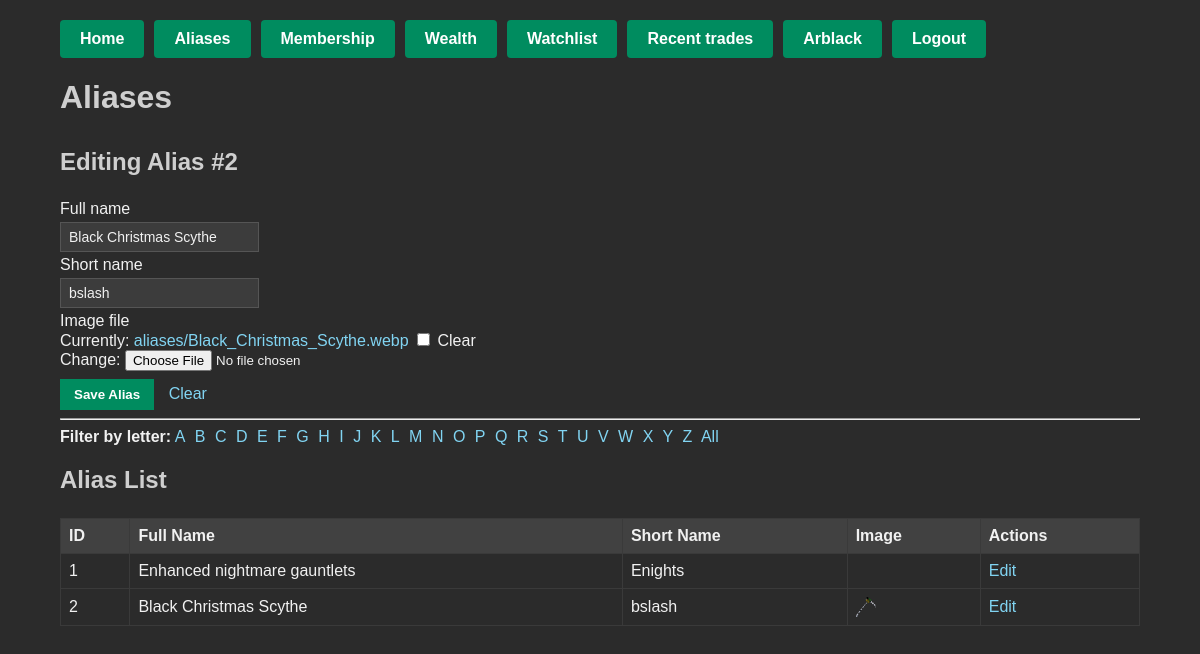
The app's page /alias/?edit_id=2 (signed in) with its own data.
### trades/models.py (models this page shows, shortened)
class Alias(models.Model):
    full_name = models.CharField(max_length=200, unique=False)
    short_name = models.CharField(max_length=100, blank=True)
    image_path = models.CharField(max_length=300, blank=True)
    image_file = models.ImageField(upload_to='aliases/', blank=True, null=True)

### trades/views.py (the view)
# urls.py: path('alias/', views.alias_list, name='alias_list'),
def alias_list(request):
    if not request.user.is_authenticated:
        return redirect('trades:login_view')
    edit_alias = None
    if 'edit_id' in request.GET:
        edit_id = request.GET['edit_id']
        edit_alias = get_object_or_404(Alias, id=edit_id)
    if request.method == 'POST':
        alias_id = request.POST.get('alias_id', '')
        if alias_id:
            alias_obj = get_object_or_404(Alias, id=alias_id)
            form = AliasForm(request.POST, request.FILES, instance=alias_obj)
        else:
            form = AliasForm(request.POST, request.FILES)
        if form.is_valid():
            form.save()
            messages.success(request, "Alias saved!")
            return redirect('trades:alias_list')
        else:
            messages.error(request, "Error saving alias.")
    else:
        if edit_alias:
            form = AliasForm(instance=edit_alias)
        else:
            form = AliasForm()
    letter = request.GET.get('letter', '')
    if letter:
        aliases = Alias.objects.filter(short_name__istartswith=letter).order_by('short_name')
    else:
        aliases = Alias.objects.all().order_by('short_name')
    letters = [chr(i) for i in range(ord('A'), ord('Z') + 1)]
    return render(request, 'trades/alias_list.html', {
        'form': form,
        'aliases': aliases,
        'edit_alias': edit_alias,
        'letters': letters,
    })

### trades/forms.py
class AliasForm(forms.ModelForm):
    class Meta:
        model = Alias
        fields = ['full_name', 'short_name', 'image_file']

### trades/templates/trades/alias_list.html (shortened to what this page needs)
{% load static %}
<!DOCTYPE html>
<html>
<head>
    <link rel="stylesheet" href="{% static 'trades/css/dark_theme.css' %}">
</head>
<body>
<div class="container">
    <div class="top-nav">
        <ul class="nav-buttons">
            <li><a href="{% url 'trades:index' %}">Home</a></li>
            <li><a href="{% url 'trades:alias_list' %}">Aliases</a></li>
            <li><a href="{% url 'trades:membership_list' %}">Membership</a></li>
            <li><a href="{% url 'trades:wealth_list' %}">Wealth</a></li>
            <li><a href="{% url 'trades:watchlist_list' %}">Watchlist</a></li>
            <li><a href="{% url 'trades:recent_trades' %}">Recent trades</a></li>
            {% if user.is_authenticated %}
                <li><a href="{% url 'trades:account_page' %}">{{ user.username }}</a></li>
                <li><a href="{% url 'trades:logout_view' %}">Logout</a></li>
            {% else %}
                <li><a href="{% url 'trades:login_view' %}">Account</a></li>
            {% endif %}
        </ul>
    </div>
    <h1>Aliases</h1>
    <form method="post" enctype="multipart/form-data">
        {% if edit_alias %}
            <h2>Editing Alias #{{ edit_alias.id }}</h2>
        {% else %}
            <h2>Add New Alias</h2>
        {% endif %}
        {{ form.full_name.label }}<br>
        {{ form.full_name }}<br>
        {{ form.short_name.label }}<br>
        {{ form.short_name }}<br>
        {{ form.image_file.label }}<br>
        {{ form.image_file }}<br>
        <button type="submit">Save Alias</button>
        <a href="{% url 'trades:alias_list' %}" style="margin-left:10px;">Clear</a>
    </form>
    <hr>
    <div class="letter-filter">
      <strong>Filter by letter:</strong>
      {% for l in letters %}
        <a href="?letter={{ l }}">{{ l }}</a>
      {% endfor %}
      <a href="?letter=">All</a>
    </div>
    <h2>Alias List</h2>
    <table>
        <thead>
            <tr>
                <th>ID</th>
                <th>Full Name</th>
                <th>Short Name</th>
                <th>Image</th>
                <th>Actions</th>
            </tr>
        </thead>
        <tbody>
        {% for alias in aliases %}
            <tr>
                <td>{{ alias.id }}</td>
                <td>{{ alias.full_name }}</td>
                <td>{{ alias.short_name }}</td>
                <td>
                    {% if alias.image_file %}
                        <a href="{{ alias.image_file.url }}" target="_blank">
                            <img src="{{ alias.image_file.url }}" class="thumb-img" alt="thumb">
                        </a>
                    {% endif %}
                </td>
                <td>
                    <a href="?edit_id={{ alias.id }}">Edit</a>
                </td>
            </tr>
        {% endfor %}
        </tbody>
    </table>
</div>
</body>
</html>

### trades/static/trades/css/dark_theme.css (style rules this page uses)
html, body { margin: 0; padding: 0; background-color: #2b2b2b; color: #f1f1f1; font-family: Arial, sans-serif; }
.container { width: 90%; margin: 0 auto; padding: 20px; }
h1, h2, h3 { color: #cfcfcf; margin-bottom: 1em; }
table { width: 100%; border-collapse: collapse; margin-top: 1em; }
table, th, td { border: 1px solid #3a3a3a; }
th { background-color: #414141; color: #f1f1f1; text-align: left; padding: 8px; }
td { padding: 8px; }
input[type="text"], input[type="number"], input[type="date"], select { background-color: #3c3c3c; color: #f1f1f1; border: 1px solid #555; padding: 6px 8px; margin: 4px 0; font-size: 14px; }
input[type="submit"], button { background-color: #008c5f; color: #fff; border: none; padding: 8px 14px; cursor: pointer; font-weight: bold; margin-top: 8px; }
a { color: #81d4f2; text-decoration: none; }
form { margin-top: 1em; }
.top-nav { margin-bottom: 20px; }
.top-nav .nav-buttons { list-style: none; display: flex; gap: 10px; padding: 0; margin: 0; }
.top-nav .nav-buttons li a { background-color: #008c5f; color: #fff; padding: 10px 20px; text-decoration: none; border-radius: 4px; font-weight: bold; display: inline-block; }

### trades/templates/trades/alias_list.html (style rules this page uses)
.top-nav { margin-bottom: 20px; }
.top-nav .nav-buttons { list-style: none; display: flex; gap: 10px; padding: 0; margin: 0; }
.top-nav .nav-buttons li a { background-color: #008c5f; color: #fff; padding: 10px 20px; text-decoration: none; border-radius: 4px; font-weight: bold; display: inline-block; }
.letter-filter { margin-bottom: 10px; }
.letter-filter a { margin-right: 5px; }
.thumb-img { width: 20px; height: 20px; vertical-align: middle; }

### records on screen
Alias: id "2", full_name "Black Christmas Scythe", short_name "bslash", image_file (picture)
Alias: id "1", full_name "Enhanced nightmare gauntlets", short_name "Enights"

### other values on screen
{{ user.username }} "Arblack"
{{ l }} "A" "B" "C" "D" "E" "F" "G" "H" "I" "J" "K" "L" "M" "N" "O" "P" "Q" "R" "S" "T" "U" "V" "W" "X" "Y" "Z"
